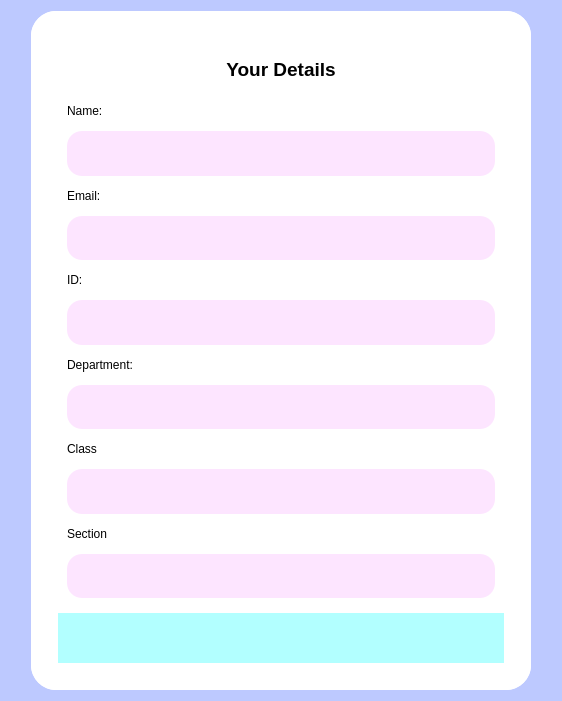
<?xml version="1.0" encoding="UTF-8"?>
<ui version="4.0">
 <class>sd_profile</class>
 <widget class="QDialog" name="sd_profile">
  <property name="windowModality">
   <enum>Qt::WindowModality::WindowModal</enum>
  </property>
  <property name="geometry">
   <rect>
    <x>0</x>
    <y>0</y>
    <width>562</width>
    <height>701</height>
   </rect>
  </property>
  <property name="windowTitle">
   <string>Dialog</string>
  </property>
  <property name="styleSheet">
   <string notr="true">background-color: rgb(189, 201, 255);
border-raius:25px;
</string>
  </property>
  <layout class="QHBoxLayout" name="horizontalLayout_2">
   <item>
    <spacer name="verticalSpacer_2">
     <property name="orientation">
      <enum>Qt::Orientation::Vertical</enum>
     </property>
     <property name="sizeHint" stdset="0">
      <size>
       <width>20</width>
       <height>40</height>
      </size>
     </property>
    </spacer>
   </item>
   <item>
    <widget class="QStackedWidget" name="profiledetails">
     <property name="styleSheet">
      <string notr="true">background-color: rgb(255, 255, 255);
color: rgb(0, 0, 0);
border-radius:25px;
border-color:blue;</string>
     </property>
     <property name="currentIndex">
      <number>0</number>
     </property>
     <widget class="QWidget" name="studentdetails">
      <layout class="QVBoxLayout" name="verticalLayout_2">
       <item>
        <widget class="QWidget" name="widget" native="true">
         <layout class="QVBoxLayout" name="verticalLayout">
          <item>
           <widget class="QWidget" name="widget_2" native="true">
            <property name="minimumSize">
             <size>
              <width>400</width>
              <height>600</height>
             </size>
            </property>
            <property name="styleSheet">
             <string notr="true">background-color: rgb(255, 255, 255);

border-color: rgb(23, 255, 178);
border-color: rgb(85, 255, 127);
border-radius:50px;</string>
            </property>
            <layout class="QVBoxLayout" name="verticalLayout_6">
             <item>
              <widget class="QWidget" name="verticalWidget_2" native="true">
               <property name="minimumSize">
                <size>
                 <width>0</width>
                 <height>400</height>
                </size>
               </property>
               <property name="styleSheet">
                <string notr="true">border color : black;
</string>
               </property>
               <layout class="QVBoxLayout" name="verticalLayout_7">
                <property name="spacing">
                 <number>10</number>
                </property>
                <item>
                 <widget class="QLabel" name="createyouraccount">
                  <property name="maximumSize">
                   <size>
                    <width>16777215</width>
                    <height>50</height>
                   </size>
                  </property>
                  <property name="font">
                   <font>
                    <pointsize>14</pointsize>
                    <bold>true</bold>
                   </font>
                  </property>
                  <property name="styleSheet">
                   <string notr="true">color: rgb(0, 0, 0);</string>
                  </property>
                  <property name="text">
                   <string>Your Details</string>
                  </property>
                  <property name="alignment">
                   <set>Qt::AlignmentFlag::AlignCenter</set>
                  </property>
                 </widget>
                </item>
                <item>
                 <widget class="QLabel" name="label_8">
                  <property name="maximumSize">
                   <size>
                    <width>16777215</width>
                    <height>20</height>
                   </size>
                  </property>
                  <property name="styleSheet">
                   <string notr="true">color: rgb(0, 0, 0);
border:none;
border-radius:50px;</string>
                  </property>
                  <property name="text">
                   <string>Name:</string>
                  </property>
                 </widget>
                </item>
                <item>
                 <widget class="QLabel" name="name_sdprofile">
                  <property name="styleSheet">
                   <string notr="true">color: rgb(0, 0, 0);
border-color: rgb(255, 84, 172);
border-radius: 15px;
background-color: rgb(253, 229, 255);</string>
                  </property>
                  <property name="text">
                   <string/>
                  </property>
                 </widget>
                </item>
                <item>
                 <widget class="QLabel" name="label_9">
                  <property name="maximumSize">
                   <size>
                    <width>16777215</width>
                    <height>20</height>
                   </size>
                  </property>
                  <property name="styleSheet">
                   <string notr="true">color: rgb(0, 0, 0);</string>
                  </property>
                  <property name="text">
                   <string>Email:</string>
                  </property>
                 </widget>
                </item>
                <item>
                 <widget class="QLabel" name="email_sdprofile">
                  <property name="styleSheet">
                   <string notr="true">color: rgb(0, 0, 0);
border-color: rgb(255, 84, 172);
border-radius: 15px;
background-color: rgb(253, 229, 255);</string>
                  </property>
                  <property name="text">
                   <string/>
                  </property>
                 </widget>
                </item>
                <item>
                 <widget class="QLabel" name="label_12">
                  <property name="maximumSize">
                   <size>
                    <width>16777215</width>
                    <height>20</height>
                   </size>
                  </property>
                  <property name="styleSheet">
                   <string notr="true">color: rgb(0, 0, 0);
border:none;
border-radius:50px;</string>
                  </property>
                  <property name="text">
                   <string>ID:</string>
                  </property>
                 </widget>
                </item>
                <item>
                 <widget class="QLabel" name="id_sdprofile">
                  <property name="styleSheet">
                   <string notr="true">color: rgb(0, 0, 0);
border-color: rgb(255, 84, 172);
border-radius: 15px;
background-color: rgb(253, 229, 255);</string>
                  </property>
                  <property name="text">
                   <string/>
                  </property>
                 </widget>
                </item>
                <item>
                 <widget class="QLabel" name="label_16">
                  <property name="maximumSize">
                   <size>
                    <width>16777215</width>
                    <height>20</height>
                   </size>
                  </property>
                  <property name="styleSheet">
                   <string notr="true">color: rgb(0, 0, 0);
border:none;
border-radius:50px;</string>
                  </property>
                  <property name="text">
                   <string>Department:</string>
                  </property>
                 </widget>
                </item>
                <item>
                 <widget class="QLabel" name="dept_sdprofile">
                  <property name="styleSheet">
                   <string notr="true">color: rgb(0, 0, 0);
border-color: rgb(255, 84, 172);
border-radius: 15px;
background-color: rgb(253, 229, 255);</string>
                  </property>
                  <property name="text">
                   <string/>
                  </property>
                 </widget>
                </item>
                <item>
                 <widget class="QLabel" name="label_13">
                  <property name="maximumSize">
                   <size>
                    <width>16777215</width>
                    <height>20</height>
                   </size>
                  </property>
                  <property name="styleSheet">
                   <string notr="true">color: rgb(0, 0, 0);</string>
                  </property>
                  <property name="text">
                   <string>Class</string>
                  </property>
                 </widget>
                </item>
                <item>
                 <widget class="QLabel" name="class_sdprofile">
                  <property name="styleSheet">
                   <string notr="true">color: rgb(0, 0, 0);
border-color: rgb(255, 84, 172);
border-radius: 15px;
background-color: rgb(253, 229, 255);</string>
                  </property>
                  <property name="text">
                   <string/>
                  </property>
                 </widget>
                </item>
                <item>
                 <widget class="QLabel" name="label_14">
                  <property name="maximumSize">
                   <size>
                    <width>16777215</width>
                    <height>20</height>
                   </size>
                  </property>
                  <property name="styleSheet">
                   <string notr="true">color: rgb(0, 0, 0);</string>
                  </property>
                  <property name="text">
                   <string>Section</string>
                  </property>
                 </widget>
                </item>
                <item>
                 <widget class="QLabel" name="section_sdprofile">
                  <property name="styleSheet">
                   <string notr="true">color: rgb(0, 0, 0);
border-color: rgb(255, 84, 172);
border-radius: 15px;
background-color: rgb(253, 229, 255);</string>
                  </property>
                  <property name="text">
                   <string/>
                  </property>
                 </widget>
                </item>
               </layout>
              </widget>
             </item>
             <item>
              <widget class="QPushButton" name="editbutton">
               <property name="sizePolicy">
                <sizepolicy hsizetype="Minimum" vsizetype="Fixed">
                 <horstretch>0</horstretch>
                 <verstretch>0</verstretch>
                </sizepolicy>
               </property>
               <property name="minimumSize">
                <size>
                 <width>0</width>
                 <height>50</height>
                </size>
               </property>
               <property name="styleSheet">
                <string notr="true">color: rgb(163, 0, 0);
background-color: rgb(178, 255, 255);
font: 24pt &quot;Segoe UI&quot;;
font: 700 italic 9pt &quot;Segoe UI&quot;;</string>
               </property>
               <property name="text">
                <string/>
               </property>
              </widget>
             </item>
            </layout>
           </widget>
          </item>
         </layout>
        </widget>
       </item>
      </layout>
     </widget>
     <widget class="QWidget" name="updatedetail">
      <layout class="QVBoxLayout" name="verticalLayout_3">
       <item>
        <widget class="QLabel" name="label_2">
         <property name="styleSheet">
          <string notr="true">font: 9pt &quot;Segoe UI&quot;;
color: rgb(0, 0, 0);
font: 11pt &quot;Segoe UI&quot;;</string>
         </property>
         <property name="text">
          <string>Update your details</string>
         </property>
         <property name="alignment">
          <set>Qt::AlignmentFlag::AlignCenter</set>
         </property>
        </widget>
       </item>
       <item>
        <widget class="QFrame" name="frame">
         <property name="minimumSize">
          <size>
           <width>0</width>
           <height>500</height>
          </size>
         </property>
         <property name="styleSheet">
          <string notr="true">background-color: rgb(203, 255, 246);</string>
         </property>
         <property name="frameShape">
          <enum>QFrame::Shape::StyledPanel</enum>
         </property>
         <property name="frameShadow">
          <enum>QFrame::Shadow::Raised</enum>
         </property>
         <layout class="QVBoxLayout" name="verticalLayout_4">
          <item>
           <widget class="QWidget" name="verticalWidget" native="true">
            <property name="minimumSize">
             <size>
              <width>0</width>
              <height>400</height>
             </size>
            </property>
            <property name="styleSheet">
             <string notr="true">border color : black;
background-color: rgb(199, 233, 255);
</string>
            </property>
            <layout class="QVBoxLayout" name="verticalLayout_5">
             <property name="spacing">
              <number>10</number>
             </property>
             <item>
              <widget class="QLabel" name="label_5">
               <property name="maximumSize">
                <size>
                 <width>16777215</width>
                 <height>20</height>
                </size>
               </property>
               <property name="styleSheet">
                <string notr="true">color: rgb(0, 0, 0);
border:none;
border-radius:50px;</string>
               </property>
               <property name="text">
                <string>Name:</string>
               </property>
              </widget>
             </item>
             <item>
              <widget class="QLineEdit" name="sdupdateprofile_name">
               <property name="styleSheet">
                <string notr="true">color: rgb(0, 0, 0);</string>
               </property>
               <property name="placeholderText">
                <string>Enter your full name</string>
               </property>
              </widget>
             </item>
             <item>
              <widget class="QLabel" name="label_6">
               <property name="maximumSize">
                <size>
                 <width>16777215</width>
                 <height>20</height>
                </size>
               </property>
               <property name="styleSheet">
                <string notr="true">color: rgb(0, 0, 0);</string>
               </property>
               <property name="text">
                <string>Email:</string>
               </property>
              </widget>
             </item>
             <item>
              <widget class="QLineEdit" name="sdupdateprofile_email">
               <property name="styleSheet">
                <string notr="true">color: rgb(0, 0, 0);</string>
               </property>
               <property name="placeholderText">
                <string>Enter your college email</string>
               </property>
              </widget>
             </item>
             <item>
              <widget class="QLabel" name="label_7">
               <property name="maximumSize">
                <size>
                 <width>16777215</width>
                 <height>20</height>
                </size>
               </property>
               <property name="styleSheet">
                <string notr="true">color: rgb(0, 0, 0);
border:none;
border-radius:50px;</string>
               </property>
               <property name="text">
                <string>ID:</string>
               </property>
              </widget>
             </item>
             <item>
              <widget class="QLineEdit" name="sdupdateprofile_id">
               <property name="styleSheet">
                <string notr="true">color: rgb(0, 0, 0);</string>
               </property>
               <property name="placeholderText">
                <string>Enter your Student Id</string>
               </property>
              </widget>
             </item>
             <item>
              <widget class="QLabel" name="label_15">
               <property name="maximumSize">
                <size>
                 <width>16777215</width>
                 <height>20</height>
                </size>
               </property>
               <property name="styleSheet">
                <string notr="true">color: rgb(0, 0, 0);</string>
               </property>
               <property name="text">
                <string>Department</string>
               </property>
              </widget>
             </item>
             <item>
              <widget class="QComboBox" name="sdupdateprofile_dept">
               <property name="font">
                <font>
                 <bold>false</bold>
                </font>
               </property>
               <property name="styleSheet">
                <string notr="true">color: rgb(0, 0, 0);</string>
               </property>
               <property name="placeholderText">
                <string>Select your department</string>
               </property>
               <item>
                <property name="text">
                 <string>Science</string>
                </property>
               </item>
               <item>
                <property name="text">
                 <string>Commerce</string>
                </property>
               </item>
              </widget>
             </item>
             <item>
              <widget class="QLabel" name="label_10">
               <property name="maximumSize">
                <size>
                 <width>16777215</width>
                 <height>20</height>
                </size>
               </property>
               <property name="styleSheet">
                <string notr="true">color: rgb(0, 0, 0);</string>
               </property>
               <property name="text">
                <string>Class</string>
               </property>
              </widget>
             </item>
             <item>
              <widget class="QComboBox" name="sdupdateprofile_class">
               <property name="font">
                <font>
                 <bold>false</bold>
                </font>
               </property>
               <property name="styleSheet">
                <string notr="true">color: rgb(0, 0, 0);</string>
               </property>
               <property name="placeholderText">
                <string>Select your class</string>
               </property>
               <item>
                <property name="text">
                 <string>11</string>
                </property>
               </item>
               <item>
                <property name="text">
                 <string>12</string>
                </property>
               </item>
              </widget>
             </item>
             <item>
              <widget class="QLabel" name="label_11">
               <property name="maximumSize">
                <size>
                 <width>16777215</width>
                 <height>20</height>
                </size>
               </property>
               <property name="styleSheet">
                <string notr="true">color: rgb(0, 0, 0);</string>
               </property>
               <property name="text">
                <string>Section</string>
               </property>
              </widget>
             </item>
             <item>
              <widget class="QComboBox" name="sdupdateprofile_section">
               <property name="font">
                <font>
                 <bold>false</bold>
                </font>
               </property>
               <property name="styleSheet">
                <string notr="true">color: rgb(0, 0, 0);</string>
               </property>
               <property name="placeholderText">
                <string>Select your section</string>
               </property>
               <item>
                <property name="text">
                 <string>A</string>
                </property>
               </item>
               <item>
                <property name="text">
                 <string>B</string>
                </property>
               </item>
              </widget>
             </item>
            </layout>
           </widget>
          </item>
         </layout>
        </widget>
       </item>
       <item>
        <widget class="QFrame" name="frame_2">
         <property name="frameShape">
          <enum>QFrame::Shape::StyledPanel</enum>
         </property>
         <property name="frameShadow">
          <enum>QFrame::Shadow::Raised</enum>
         </property>
         <layout class="QHBoxLayout" name="horizontalLayout">
          <item>
           <widget class="QPushButton" name="backButton">
            <property name="styleSheet">
             <string notr="true">color: rgb(0, 0, 0);</string>
            </property>
            <property name="text">
             <string>Back</string>
            </property>
           </widget>
          </item>
          <item>
           <widget class="QPushButton" name="savebutton">
            <property name="minimumSize">
             <size>
              <width>60</width>
              <height>50</height>
             </size>
            </property>
            <property name="styleSheet">
             <string notr="true">color: rgb(0, 0, 0);
font: 600 9pt &quot;Segoe UI&quot;;
background-color: rgb(255, 133, 149);</string>
            </property>
            <property name="text">
             <string>Save</string>
            </property>
           </widget>
          </item>
          <item>
           <widget class="QPushButton" name="cancelbutton">
            <property name="styleSheet">
             <string notr="true">color: rgb(0, 0, 0);</string>
            </property>
            <property name="text">
             <string>Cancel</string>
            </property>
           </widget>
          </item>
         </layout>
        </widget>
       </item>
      </layout>
     </widget>
    </widget>
   </item>
   <item>
    <spacer name="verticalSpacer">
     <property name="orientation">
      <enum>Qt::Orientation::Vertical</enum>
     </property>
     <property name="sizeHint" stdset="0">
      <size>
       <width>20</width>
       <height>40</height>
      </size>
     </property>
    </spacer>
   </item>
  </layout>
 </widget>
 <resources/>
 <connections/>
</ui>
